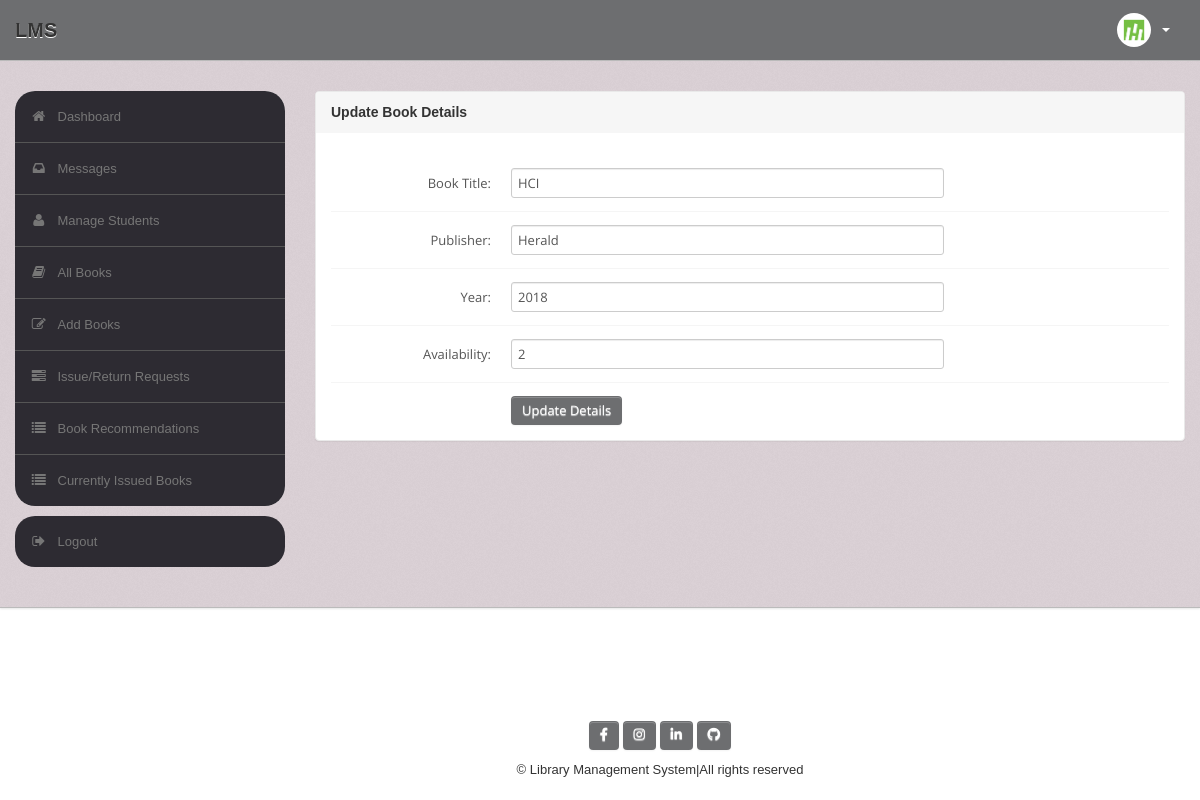
Page /admin/edit_book_details.php?id=3 (signed in) on the committed database.
### tables this page shows
CREATE TABLE `book` (
  `BookId` int(10) NOT NULL,
  `Title` varchar(50) DEFAULT NULL,
  `Publisher` varchar(50) DEFAULT NULL,
  `Year` varchar(50) DEFAULT NULL,
  `Availability` int(5) DEFAULT NULL
);

### admin/edit_book_details.php (the view, shortened to what this page needs)
<?php
require('dbconn.php');
?>
<?php
if ($_SESSION['UserId']) {
?>
    <!DOCTYPE html>
    <html lang="en">
    <head>
        <link type="text/css" href="bootstrap/css/bootstrap.min.css" rel="stylesheet">
        <link type="text/css" href="bootstrap/css/bootstrap-responsive.min.css" rel="stylesheet">
        <link type="text/css" href="css/theme.css" rel="stylesheet">
        <link type="text/css" href="images/icons/css/font-awesome.css" rel="stylesheet">
    </head>
    <body>
        <div class="navbar navbar-fixed-top">
            <div class="navbar-inner">
                <div class="container">
                        <a class="brand" href="home.php">LMS </a>
                    <div class="nav-collapse collapse navbar-inverse-collapse">
                        <ul class="nav pull-right">
                            <li class="nav-user dropdown"><a href="#" class="dropdown-toggle" data-toggle="dropdown">
                                    <img src="images/user.png" class="nav-avatar" />
                                    <b class="caret"></b></a>
                            </li>
                        </ul>
                    </div>
                </div>
            </div>
        </div>
        <div class="wrapper">
            <div class="container">
                <div class="row">
                    <div class="span3">
                        <div class="sidebar">
                            <ul class="widget widget-menu unstyled">
                                <li class="active"><a href="home.php"><i class="menu-icon icon-home"></i>Dashboard
                                    </a></li>
                                <li><a href="message.php"><i class="menu-icon icon-inbox"></i>Messages</a>
                                </li>
                                <li><a href="student.php"><i class="menu-icon icon-user"></i>Manage Students </a>
                                </li>
                                <li><a href="book.php"><i class="menu-icon icon-book"></i>All Books </a></li>
                                <li><a href="addbook.php"><i class="menu-icon icon-edit"></i>Add Books </a></li>
                                <li><a href="requests.php"><i class="menu-icon icon-tasks"></i>Issue/Return Requests </a></li>
                                <li><a href="recommendations.php"><i class="menu-icon icon-list"></i>Book Recommendations </a></li>
                                <li><a href="current.php"><i class="menu-icon icon-list"></i>Currently Issued Books </a></li>
                            </ul>
                            <ul class="widget widget-menu unstyled">
                                <li><a href="logout.php"><i class="menu-icon icon-signout"></i>Logout </a></li>
                            </ul>
                        </div>
                    </div>
                    <div class="span9">
                        <div class="module">
                            <div class="module-head">
                                <h3>Update Book Details</h3>
                            </div>
                            <div class="module-body">
                                <?php
                                $bookid = $_GET['id'];
                                $sql = "select * from LMS.book where Bookid='$bookid'";
                                $result = $conn->query($sql);
                                $row = $result->fetch_assoc();
                                $name = $row['Title'];
                                $publisher = $row['Publisher'];
                                $year = $row['Year'];
                                $avail = $row['Availability'];
                                ?>
                                <br>
                                <form class="form-horizontal row-fluid" action="edit_book_details.php?id=<?php echo $bookid ?>" method="post">
                                    <div class="control-group">
                                        <b>
                                            <label class="control-label" for="Title">Book Title:</label></b>
                                        <div class="controls">
                                            <input type="text" id="Title" name="Title" value="<?php echo $name ?>" class="span8" required>
                                        </div>
                                    </div>
                                    <div class="control-group">
                                        <b>
                                            <label class="control-label" for="Publisher">Publisher:</label></b>
                                        <div class="controls">
                                            <input type="text" id="Publisher" name="Publisher" value="<?php echo $publisher ?>" class="span8" required>
                                        </div>
                                    </div>
                                    <div class="control-group">
                                        <b>
                                            <label class="control-label" for="Year">Year:</label></b>
                                        <div class="controls">
                                            <input type="text" id="Year" name="Year" value="<?php echo $year ?>" class="span8" required>
                                        </div>
                                    </div>
                                    <div class="control-group">
                                        <b>
                                            <label class="control-label" for="Availability">Availability:</label></b>
                                        <div class="controls">
                                            <input type="text" id="Availability" name="Availability" value="<?php echo $avail ?>" class="span8" required>
                                        </div>
                                    </div>
                                    <div class="control-group">
                                        <div class="controls">
                                            <button type="submit" name="submit" class="btn">Update Details</button>
                                        </div>
                                    </div>
                                </form>
                            </div>
                        </div>
                    </div>
                </div>
            </div>
        </div>
        <?php include('footer.php') ?>
    </body>
    </html>
<?php } else {
    echo "<script type='text/javascript'>alert('Access Denied!!!')</script>";
} ?>

### admin/css/theme.css (style rules this page uses)
body { font-size: 13px; font-family: 'Open Sans', Arial, sans-serif; background: #fff; color: #777 }
h1, h2, h3, h4, h5, h6 { color: #333; margin-top: 0 }
h3 { font-size: 20px }
strong, b { color: #555 }
.wrapper { background: url(../images/bg.png) #cec1c8; border-bottom: 1px solid #bbb; -webkit-box-shadow: 0 1px 2px rgba(0,0,0,0.1); -moz-box-shadow: 0 1px 2px rgba(0,0,0,0.1); box-shadow: 0 1px 2px rgba(0,0,0,0.1); padding: 30px 0 }
form { margin: 0 }
select, textarea, input[type="text"], input[type="password"], input[type="datetime"], input[type="datetime-local"], input[type="date"], input[type="month"], input[type="time"], input[type="week"], input[type="number"], input[type="email"], input[type="url"], input[type="search"], input[type="tel"], input[type="color"], .uneditable-input, label, input, button, select, textarea { -webkit-border-radius: 3px; -moz-border-radius: 3px; border-radius: 3px; font-size: 13px; font-family: 'Open Sans', Tahoma, Arial, sans-serif }
body [class^="icon-"], body [class*=" icon-"] { font-size: 14px; line-height: 20px; height: 20px }
body { font-family: Arial, sans-serif; }
.module { background: #fff; -webkit-border-radius: 3px; -moz-border-radius: 3px; border-radius: 3px; border: 1px solid #ccc; border-bottom-color: #bbb; -webkit-box-shadow: 0 0 1px rgba(0,0,0,0.2); -moz-box-shadow: 0 0 1px rgba(0,0,0,0.2); box-shadow: 0 0 1px rgba(0,0,0,0.2); margin-bottom: 30px }
.form-horizontal .control-group, .form-vertical .control-group { margin-bottom: 0 }
.form-horizontal .control-group+.control-group, .form-vertical .control-group+.control-group { margin-top: 13px; padding-top: 13px; border-top: 1px solid #f5f5f5 }
.navbar { position: static!important; margin: 0!important }
.navbar .navbar-inner { background: #6d6e70; border-bottom: 1px solid #bbb; -webkit-box-shadow: 0 1px 2px rgba(0,0,0,0.15); -moz-box-shadow: 0 1px 2px rgba(0,0,0,0.15); box-shadow: 0 1px 2px rgba(0,0,0,0.15) }
.navbar .brand { color: #333; font-weight: bold; font-size: 20px; margin-right: 20px; padding: 20px }
.navbar .nav>li>a { padding: 20px 15px; font-weight: bold; color: #777 }
.nav-user>a { height: 20px }
.nav-avatar { width: 34px; height: 34px; margin: -7px 5px 0 0; -webkit-border-radius: 50%; -moz-border-radius: 50%; border-radius: 50% }
.btn, .btn-box { -webkit-border-radius: 3px; -moz-border-radius: 3px; border-radius: 3px }
.btn { font-size: 13px; font-weight: 600 }
.btn { display: inline-block; margin-bottom: 0; font-weight: 400; text-align: center; vertical-align: middle; cursor: pointer; background-color: #6d6e70; color: #fff; background-image: none; border: 1px solid transparent; white-space: nowrap; padding: 4px 10px; font-size: 13px; line-height: 1.42857; border-radius: 4px; -webkit-user-select: none; -moz-user-select: none; -ms-user-select: none; user-select: none }
.widget-menu { background: #fff; -webkit-border-radius: 3px; -moz-border-radius: 3px; border-radius: 20px; overflow: hidden }
.widget-menu a { color: #555; display: block; line-height: 20px; padding: 15px; text-decoration: none!important }
.widget-menu .menu-icon { margin-right: 10px; color: #767676; -webkit-transition: all .2s ease-in-out; -moz-transition: all .2s ease-in-out; transition: all .2s ease-in-out; }
.widget-menu>li+li { border-top: 1px solid #555 }
.widget-menu>li>a { background-color: #2d2b32; color: #767676; -webkit-transition: all .2s ease-in-out; -moz-transition: all .2s ease-in-out; transition: all .2s ease-in-out; }
.module { box-shadow: 0 0 3px rgba(0,0,0,.1); border-color: #e9e9e9; margin-bottom: 20px; background-color: #fff; border-radius: 4px; -webkit-box-shadow: 0 1px 1px rgba(0,0,0,.05); box-shadow: 0 1px 1px rgba(0,0,0,.05); }
.module-head { color: #767676; background-color: #f6f6f6; border-color: #e9e9e9; padding: 10px 15px; border-bottom: 1px solid transparent; border-top-right-radius: 3px; border-top-left-radius: 3px; }
.module-head h3 { font-size: 14px; line-height: 20px; height: 20px; margin: 0 }
.module-body { padding: 15px }

### rows in the picture
book: Title "HCI", Publisher "Herald", Year "2018", Availability "2"
